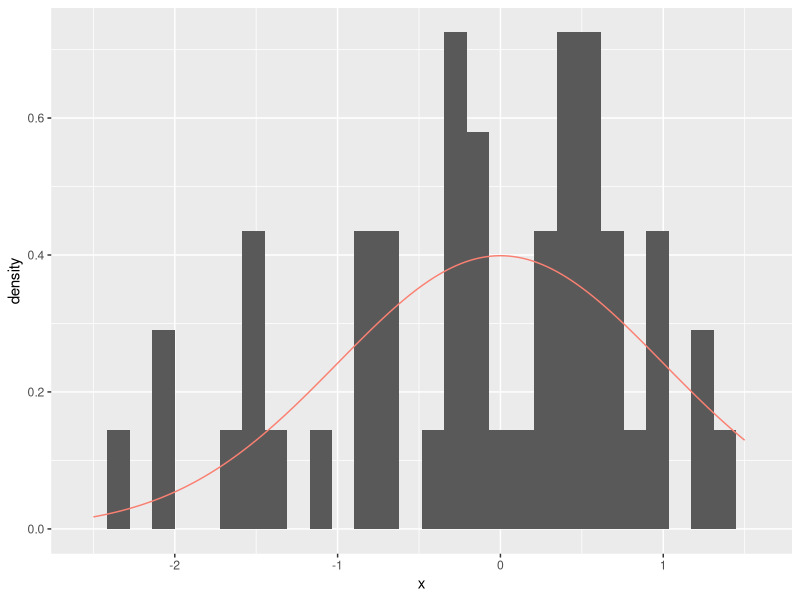
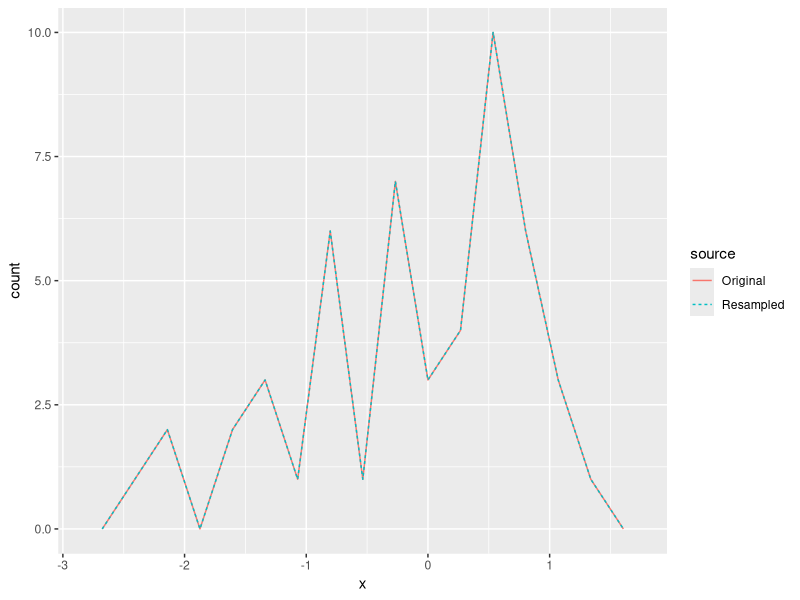
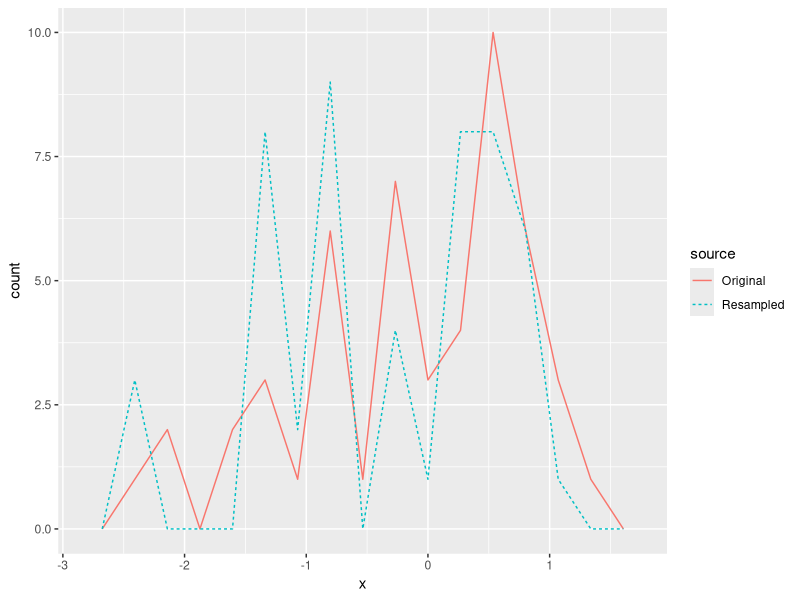
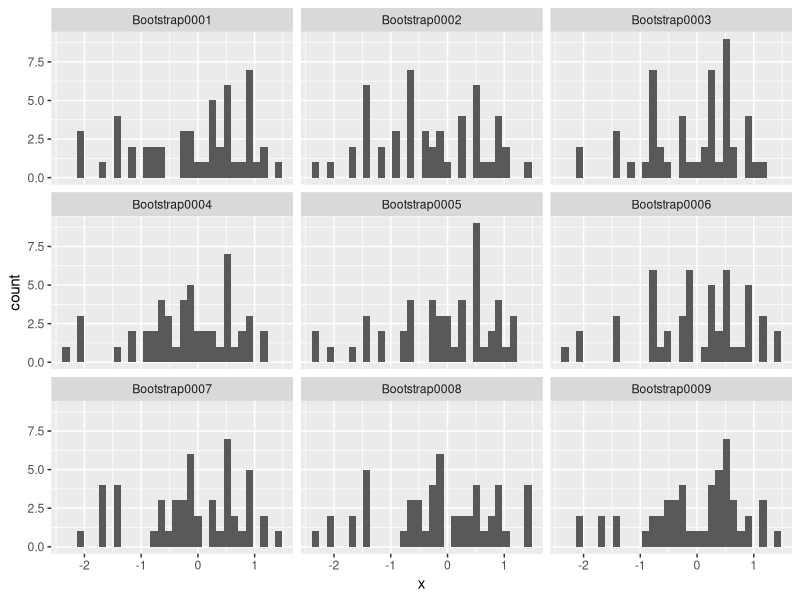
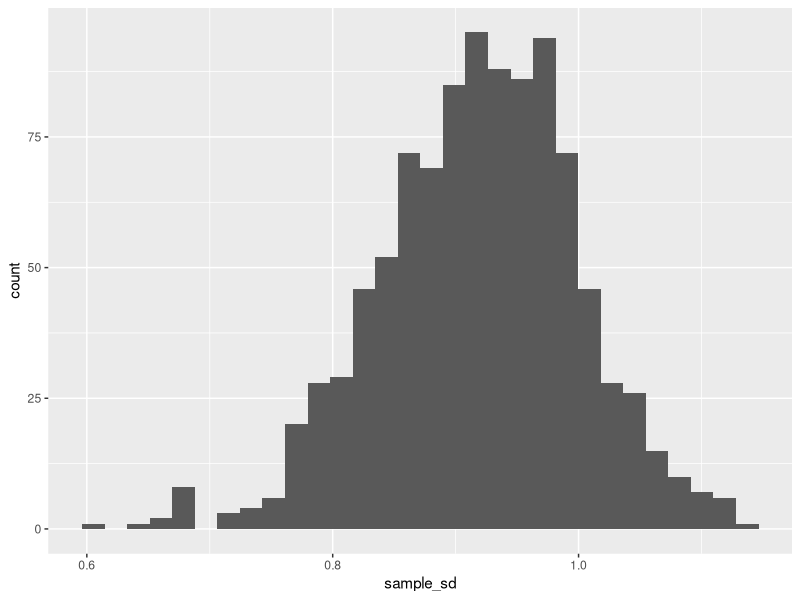

Generate these figures, in order, with R: (Note: this script raises an error after producing the figures.)
## ---- chunk 1
library(tidyverse)
library(rsample)
## ---- chunk 2
## NOTE: No need to edit this setup
set.seed(101) # Set a seed for reproducibility

mu <- 0
sd <- 1
n <- 50

df_data_norm <- tibble(x = rnorm(n, mean = mu, sd = sd))

df_data_norm %>%
  ggplot(aes(x)) +
  geom_histogram(aes(y = after_stat(..density..))) +
  geom_line(
    aes(y = d),
    data = tibble(x = seq(-2.5, +1.5, length.out = 500)) %>% 
      mutate(d = dnorm(x, mean = mu, sd = sd)),
    color = "salmon"
  )
## ---- chunk 3
## NOTE: Do not edit this code
# This is the **WRONG** way to do resampling
df_data_norm %>% 
  # Resample *without* replacement
  pull(x) %>% 
  sample(., size = n, replace = FALSE) %>% 
  tibble(x = ., source = "Resampled") %>% 
  # Visualize against the original sample
  bind_rows(., df_data_norm %>% mutate(source = "Original")) %>% 
  ggplot(aes(x)) +
  geom_freqpoly(aes(color = source, linetype = source), bins = 15)
## ---- chunk 4
## NOTE: Do not edit this code
# This is the **RIGHT** way to do resampling
df_data_norm %>% 
  # Resample *with* replacement
  pull(x) %>% 
  sample(., size = n, replace = TRUE) %>% 
  tibble(x = ., source = "Resampled") %>% 
  # Visualize against the original sample
  bind_rows(., df_data_norm %>% mutate(source = "Original")) %>% 
  ggplot(aes(x)) +
  geom_freqpoly(aes(color = source, linetype = source), bins = 15)
## ---- chunk 5
## NOTE: Do not edit this code
# This is the **RIGHT** way to do resampling
df_data_norm %>% 
  # Resample *with* replacement
  pull(x) %>% 
  sample(., size = n, replace = TRUE) %>% 
  tibble(x = ., source = "Resampled") %>% 
  # Compute statistics we care about
  bind_rows(., df_data_norm %>% mutate(source = "Original")) %>% 
  group_by(source) %>% 
  summarize(
    sample_mean = mean(x),
    sample_sd = sd(x)
  )
## ---- chunk 6
df_data_norm %>% 
  bootstraps(., times = 1000)
## ---- chunk 7
## NOTE: No need to edit
df_data_norm %>% 
  bootstraps(., times = 1) %>% 
  # Pull out a single `splits` object
  pull(splits) %>% 
  .[[1]] %>% 
  # Use analysis() to turn the split into a usable dataset
  analysis()
## ---- chunk 8
## NOTE: No need to edit this setup
df_resample_norm <-
  bootstraps(df_data_norm, times = 1000) %>%
  mutate(df = map(splits, ~ analysis(.x)))

# Visualize the first 9 of the resamples
df_resample_norm %>%
  slice(1:9) %>%
  unnest(df) %>%
  ggplot(aes(x)) +
  geom_histogram() +
  facet_wrap(~ id)
## ---- chunk 9
## NOTE: No need to edit this example
# Start with our dataset
df_demo <- 
  df_data_norm %>% 
  # Create the bootstrap resamplings
  bootstraps(., times = 1000) %>% 
  # Finicky code: Compute an estimate for each resampling (`splits` column)
  mutate(
    # The `map_*` family of functions iterates a provided function over a column
    sample_mean = map_dbl(
      # Chosen column
      splits,
      # Function we provide (defined inline)
      function(split_df) {
        # First, we use `analysis()` to translate the split into usable data
        split_df %>% 
          analysis() %>% 
          # Then, we carry out whatever analysis we want
          summarize(sample_mean = mean(x)) %>% 
          # One last wrangling step
          pull(sample_mean)
      }
    )
  )

df_demo 
## ---- chunk 10
## TASK: Adapt the code given in the previous chunk
df_q1 <- df_data_norm %>% 
  # Create the bootstrap resamplings
  bootstraps(., times = 1000) %>% 
  # Finicky code: Compute an estimate for each resampling (`splits` column)
  mutate(
    # The `map_*` family of functions iterates a provided function over a column
    sample_sd = map_dbl(
      # Chosen column
      splits,
      # Function we provide (defined inline)
      function(split_df) {
        # First, we use `analysis()` to translate the split into usable data
        split_df %>% 
          analysis() %>% 
          # Then, we carry out whatever analysis we want
          summarize(sample_sd = sd(x)) %>% 
          # One last wrangling step
          pull(sample_sd)
      }
    )
  )

df_q1
## ---- chunk 11
## NOTE: No need to change this!
assertthat::assert_that(
    df_q1 %>% 
      mutate(
        test_sd = map_dbl(splits, ~analysis(.) %>% summarize(s = sd(x)) %>% pull(s)),
        test = test_sd == sample_sd
      ) %>% 
      pull(test) %>% 
      all()
)
print("Great job!")
## ---- chunk 12
## NOTE: No need to edit
df_q1 %>% 
  ggplot(aes(sample_sd)) +
  geom_histogram()
## ---- chunk 13
## TASK: Compute the standard error
df_q2 <- 
  df_data_norm %>% 
  bootstraps(., times = 1000) %>% 
  mutate(
    sample_mean = map_dbl(
      splits,
      function(split_df) {
        split_df %>% 
          analysis() %>% 
          summarize(sample_mean = mean(x)) %>% 
          pull(sample_mean)
      }
    )
  ) %>% 
  summarize(se = sd(x))

df_q2
## ---- chunk 14
## NOTE: No need to change this!
assertthat::assert_that(
    (df_q2 %>% pull(se)) > 0.1,
    msg = "Take a closer look at the definition of the standard error. We only divide by sqrt(n) when using the standard deviation of the *population* (not the standard deviation of the *samping distribution*)."
)
print("Great job!")
## ---- chunk 15
## TASK: Compute the lower and upper quantiles of the sampling distribution
alpha <- 0.01

df_q3 <- 
  df_demo %>% 
  summarize(
# task_begin
    mean_lo = quantile(sample_mean, probs = c(alpha/2)),
    mean_up = quantile(sample_mean, probs = c(1 - alpha/2)),
# task_end
  )
## ---- chunk 16
## NOTE: Do not edit this code
df_demo %>% 
  ggplot(aes(sample_mean)) +
  geom_histogram() +
  geom_vline(
    data = df_q3,
    mapping = aes(xintercept = mean_lo)
  ) +
  geom_vline(
    data = df_q3,
    mapping = aes(xintercept = mean_up)
  )
## ---- chunk 17
## NOTE: No need to change this!
assertthat::assert_that(
    abs(
      df_q3 %>% pull(mean_lo) %>% .[[1]]
    - quantile(df_demo$sample_mean, 0.005)
    ) < 1e-3,
    msg = "Your value of mean_lo is incorrect"
)
assertthat::assert_that(
    abs(
      df_q3 %>% pull(mean_up) %>% .[[1]]
    - quantile(df_demo$sample_mean, 0.995)
    ) < 1e-3,
    msg = "Your value of mean_up is incorrect"
)
print("Great job!")
